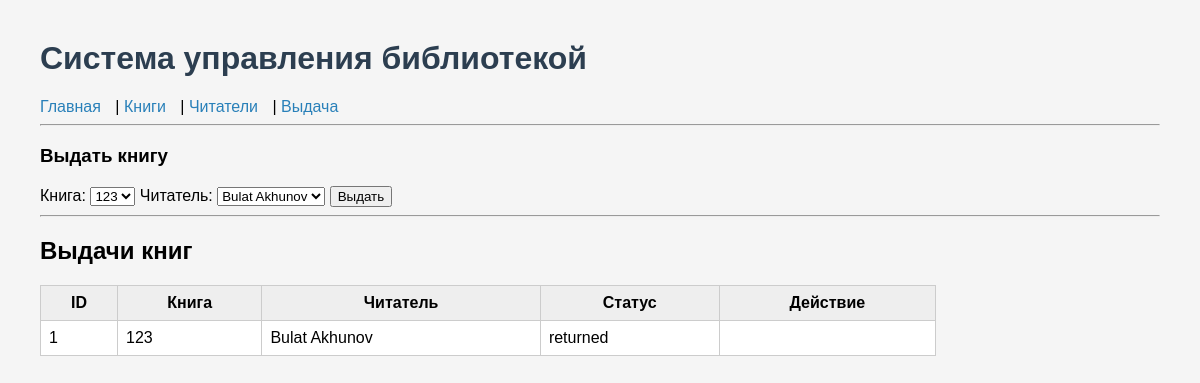
The app's page /issue_page, older data.
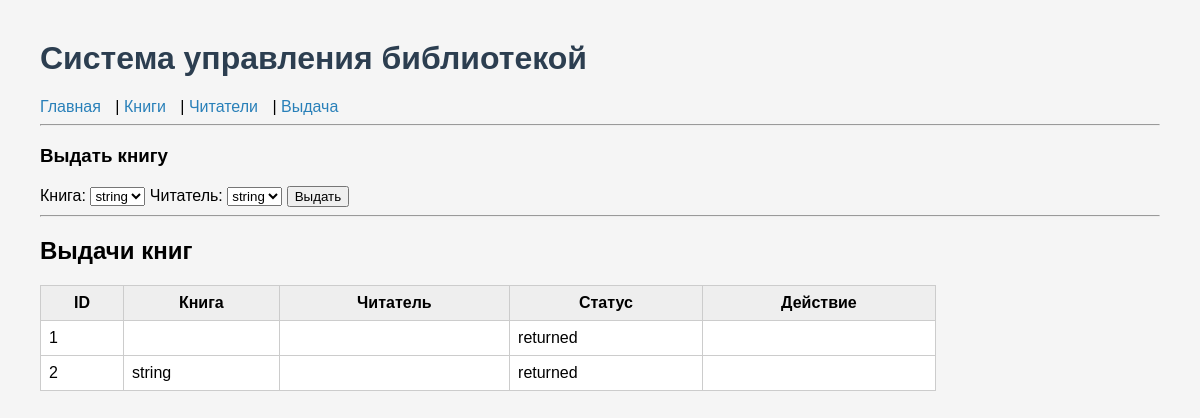
The same page, newer data.
### app/models.py (models this page shows)
class Issue(Base):
    __tablename__ = "issues"
    id = Column(Integer, primary_key=True, index=True)
    book_id = Column(Integer, ForeignKey("books.id", ondelete="CASCADE"))
    reader_id = Column(Integer, ForeignKey("readers.id", ondelete="CASCADE"))
    issue_date = Column(Date)
    due_date = Column(DateTime, nullable=True)
    return_date = Column(Date, nullable=True)
    status = Column(String, default="issued")
    book = relationship("Book", back_populates="issues")
    reader = relationship("Reader", back_populates="issues")

class Book(Base):
    __tablename__ = "books"
    id = Column(Integer, primary_key=True, index=True)
    title = Column(String, nullable=False)
    author = Column(String, nullable=False)
    year = Column(Integer)
    status = Column(String, default="available")
    issues = relationship("Issue", back_populates="book")
    activities = relationship("UserActivity", back_populates="book")

class Reader(Base):
    __tablename__ = "readers"
    id = Column(Integer, primary_key=True, index=True)
    full_name = Column(String, nullable=False)
    email = Column(String, unique=True)
    phone = Column(String)
    issues = relationship("Issue", back_populates="reader")
    activities = relationship("UserActivity", back_populates="reader")

### app/routes/pages.py (the view)
@router.get("/issue_page", response_class=HTMLResponse)
def issue_page(request: Request, db: Session = Depends(get_db)):
    books = db.query(models.Book).all()
    readers = db.query(models.Reader).all()
    issues = db.query(models.Issue).all()
    return templates.TemplateResponse(request, "issue.html", {
        "books": books,
        "readers": readers,
        "issues": issues
    })

### app/templates/issue.html (shortened to what this page needs)
{% extends "base.html" %}
{% block content %}
<h3>Выдать книгу</h3>
<form method="post" action="/issue_page">
    <label>Книга:</label>
    <select name="book_id">
        {% for book in books %}
            {% if book.status == "available" %}
                <option value="{{ book.id }}">{{ book.title }}</option>
            {% endif %}
        {% endfor %}
    </select>
    <label>Читатель:</label>
    <select name="reader_id">
        {% for reader in readers %}
            <option value="{{ reader.id }}">{{ reader.full_name }}</option>
        {% endfor %}
    </select>
    <button type="submit">Выдать</button>
</form>
<hr>
<h2>Выдачи книг</h2>
<table>
    <tr>
        <th>ID</th>
        <th>Книга</th>
        <th>Читатель</th>
        <th>Статус</th>
        <th>Действие</th>
    </tr>
    {% for issue in issues %}
    <tr>
        <td>{{ issue.id }}</td>
        <td>{{ issue.book.title }}</td>
        <td>{{ issue.reader.full_name }}</td>
        <td>{{ issue.status }}</td>
        <td>
</td>
    </tr>
    {% endfor %}
</table>
{% endblock %}

Row changes from the older to the newer data that the page shows:
changed Issue id 1: book "123" → (not shown); reader.full_name "Bulat Akhunov" → (not shown)
added Issue: id "2", book "string", status "returned"
Text that changed along with them:
form field book_id: "123" → "string"
form field reader_id: "Bulat Akhunov" → "string"
